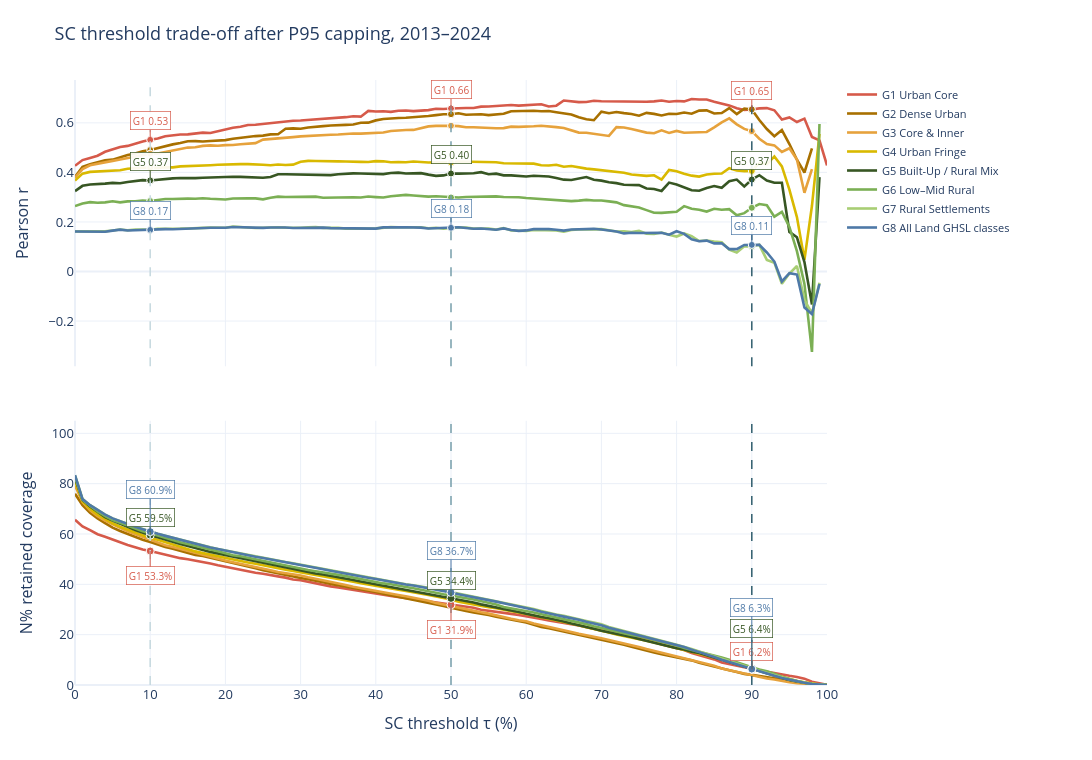

Source (notebook cell):
### Code cell
INTRO = pd.DataFrame(intro_rows)
INTRO.to_csv(
    OUT / 'reliability_conditions_direct_dates_2013_2024.csv',
    index=False,
)

# Take the names directly from your existing RQ1 GROUPS definition.
GROUP_LABELS = {
    group_id: f'{group_id} {description}'
    for group_id, description, _ in GROUPS.values()
}
FIG2_SCALES = [f'G{i}' for i in range(1, 9)]
CHECKPOINTS = (10, 50, 90)

fig = make_subplots(
    rows=2,
    cols=1,
    shared_xaxes=True,
    vertical_spacing=.09,
    row_heights=[.52, .48],
)

for scale in FIG2_SCALES:
    q = INTRO[INTRO.scale == scale].sort_values('tau')
    checkpoints = q[q.tau.isin(CHECKPOINTS)]

    fig.add_trace(
        go.Scatter(
            x=q.tau,
            y=q.r,                 # no added 30-pair cutoff
            mode='lines',
            name=GROUP_LABELS[scale],
            line=dict(color=COLOR[scale], width=2.6),
        ),
        row=1,
        col=1,
    )

    # Checkpoint dots for every G1–G8 correlation curve.
    fig.add_trace(
        go.Scatter(
            x=checkpoints.tau,
            y=checkpoints.r,
            customdata=checkpoints.n_pairs,
            mode='markers',
            showlegend=False,
            marker=dict(
                color=COLOR[scale],
                size=7,
                line=dict(color='white', width=1),
            ),
            hovertemplate=(
                f'{GROUP_LABELS[scale]}<br>'
                'τ=%{x}%<br>r=%{y:.2f}<br>'
                'Paired dates=%{customdata}<extra></extra>'
            ),
        ),
        row=1,
        col=1,
    )

    fig.add_trace(
        go.Scatter(
            x=q.tau,
            y=q.n_pct,
            mode='lines',
            name=GROUP_LABELS[scale],
            showlegend=False,
            line=dict(color=COLOR[scale], width=2.6),
        ),
        row=2,
        col=1,
    )

# The guides become darker as the SC threshold increases.
CHECKPOINT_COLORS = {
    10: '#C6D9DF',
    50: '#779EAA',
    90: '#315E6D',
}
for tau, guide_color in CHECKPOINT_COLORS.items():
    for row in (1, 2):
        fig.add_vline(
            x=tau,
            row=row,
            col=1,
            line_dash='dash',
            line_width=1.5,
            line_color=guide_color,
        )

# Label the three representative curves at each checkpoint.
# All eight curves still have checkpoint dots and full names in the legend.
BOTTOM_OFFSETS = {
    10: {'G1': 25, 'G5': -18, 'G8': -42},
    50: {'G1': 25, 'G5': -18, 'G8': -42},
    90: {'G1': -18, 'G5': -40, 'G8': -62},
}

for tau in CHECKPOINTS:
    for scale in ('G1', 'G5', 'G8'):
        point = INTRO[
            (INTRO.scale == scale) & (INTRO.tau == tau)
        ]
        if point.empty:
            continue

        r = float(point.r.iloc[0])
        retained = float(point.n_pct.iloc[0])

        if np.isfinite(r):
            fig.add_annotation(
                x=tau,
                y=r,
                text=f'{scale} {r:.2f}',
                showarrow=True,
                arrowhead=0,
                arrowwidth=1,
                arrowcolor=COLOR[scale],
                ax=0,
                ay=-19,
                bgcolor='rgba(255,255,255,.92)',
                bordercolor=COLOR[scale],
                borderwidth=.7,
                borderpad=2,
                font=dict(color=COLOR[scale], size=10),
                row=1,
                col=1,
            )

        fig.add_trace(
            go.Scatter(
                x=[tau],
                y=[retained],
                mode='markers',
                showlegend=False,
                marker=dict(
                    color=COLOR[scale],
                    size=8,
                    line=dict(color='white', width=1),
                ),
            ),
            row=2,
            col=1,
        )
        fig.add_annotation(
            x=tau,
            y=retained,
            text=f'{scale} {retained:.1f}%',
            showarrow=True,
            arrowhead=0,
            arrowwidth=1,
            arrowcolor=COLOR[scale],
            ax=0,
            ay=BOTTOM_OFFSETS[tau][scale],
            bgcolor='rgba(255,255,255,.92)',
            bordercolor=COLOR[scale],
            borderwidth=.7,
            borderpad=2,
            font=dict(color=COLOR[scale], size=10),
            row=2,
            col=1,
        )

fig.update_xaxes(
    title_text='SC threshold τ (%)',
    range=[0, 100],
    dtick=10,
    row=2,
    col=1,
)
fig.update_yaxes(title_text='Pearson r', row=1, col=1)
fig.update_yaxes(
    title_text='N% retained coverage',
    range=[0, 105],
    row=2,
    col=1,
)
fig.update_layout(
    template='plotly_white',
    width=1250,
    height=760,
    title='SC threshold trade-off after P95 capping, 2013–2024',
    legend=dict(
        orientation='v',
        x=1.02,
        y=1,
        font=dict(size=11),
    ),
    paper_bgcolor='rgba(0,0,0,0)',
    margin=dict(l=75, r=265, t=80, b=75),
    font=dict(color='#233B60', size=13),
)
save_fig(fig, 'fig_02_sc_tradeoff_2013_2024')

### Figure 1 — Plotly figure (JSON) as saved in the notebook; plotly's stock layout.template omitted (floating-point values rounded to 4 significant figures)
{"data": [{"line": {"color": "#D65A4A", "width": 2.6}, "mode": "lines", "name": "G1 Urban Core", "type": "scatter", "x": [0, 1, 2, 3, 4, 5, 6, 7, 8, 9, 10, 11, 12, 13, 14, 15, 16, 17, 18, 19, 20, 21, 22, 23, 24, 25, 26, 27, 28, 29, 30, 31, 32, 33, 34, 35, 36, 37, 38, 39, 40, 41, 42, 43, 44, 45, 46, 47, 48, 49, 50, 51, 52, 53, 54, 55, 56, 57, 58, 59, 60, 61, 62, 63, 64, 65, 66, 67, 68, 69, 70, 71, 72, 73, 74, 75, 76, 77, 78, 79, 80, 81, 82, 83, 84, 85, 86, 87, 88, 89, 90, 91, 92, 93, 94, 95, 96, 97, 98, 99, 100], "xaxis": "x", "y": [0.4265, 0.4497, 0.4586, 0.4674, 0.4833, 0.4938, 0.5027, 0.507, 0.517, 0.5249, 0.5315, 0.5371, 0.546, 0.5506, 0.5531, 0.5534, 0.5557, 0.5604, 0.5592, 0.5672, 0.5736, 0.5805, 0.5842, 0.5915, 0.5923, 0.5959, 0.5979, 0.6011, 0.6049, 0.6085, 0.6095, 0.6114, 0.6141, 0.6169, 0.6178, 0.6181, 0.6229, 0.6267, 0.625, 0.6482, 0.6459, 0.6471, 0.6442, 0.6491, 0.6499, 0.6473, 0.6479, 0.6515, 0.657, 0.6558, 0.6579, 0.6599, 0.6601, 0.6599, 0.6653, 0.6658, 0.6686, 0.6712, 0.6718, 0.6697, 0.6711, 0.6752, 0.6753, 0.666, 0.6693, 0.6901, 0.6875, 0.6837, 0.6844, 0.6892, 0.6871, 0.6869, 0.6844, 0.6857, 0.6855, 0.6835, 0.685, 0.6866, 0.6901, 0.6852, 0.6885, 0.6865, 0.6964, 0.694, 0.6941, 0.6849, 0.6784, 0.6705, 0.6592, 0.6521, 0.6538, 0.6585, 0.6595, 0.6507, 0.6132, 0.6219, 0.6034, 0.617, 0.5427, 0.5293, 0.4283], "yaxis": "y"}, {"customdata": [2334, 1397, 273], "hovertemplate": "G1 Urban Core<br>τ=%{x}%<br>r=%{y:.2f}<br>Paired dates=%{customdata}<extra></extra>", "marker": {"color": "#D65A4A", "line": {"color": "white", "width": 1}, "size": 7}, "mode": "markers", "showlegend": false, "type": "scatter", "x": [10, 50, 90], "xaxis": "x", "y": [0.5315, 0.6579, 0.6538], "yaxis": "y"}, {"line": {"color": "#D65A4A", "width": 2.6}, "mode": "lines", "name": "G1 Urban Core", "showlegend": false, "type": "scatter", "x": [0, 1, 2, 3, 4, 5, 6, 7, 8, 9, 10, 11, 12, 13, 14, 15, 16, 17, 18, 19, 20, 21, 22, 23, 24, 25, 26, 27, 28, 29, 30, 31, 32, 33, 34, 35, 36, 37, 38, 39, 40, 41, 42, 43, 44, 45, 46, 47, 48, 49, 50, 51, 52, 53, 54, 55, 56, 57, 58, 59, 60, 61, 62, 63, 64, 65, 66, 67, 68, 69, 70, 71, 72, 73, 74, 75, 76, 77, 78, 79, 80, 81, 82, 83, 84, 85, 86, 87, 88, 89, 90, 91, 92, 93, 94, 95, 96, 97, 98, 99, 100], "xaxis": "x2", "y": [65.66, 63.02, 61.51, 59.91, 58.93, 57.79, 56.72, 55.65, 54.76, 53.8, 53.25, 52.5, 51.88, 50.95, 50.4, 49.99, 49.46, 48.73, 48.28, 47.55, 46.93, 46.25, 45.77, 44.95, 44.63, 44.17, 43.78, 43.17, 42.66, 41.93, 41.59, 40.98, 40.41, 39.65, 39.2, 38.74, 38.28, 37.83, 37.51, 36.96, 36.62, 35.87, 35.34, 34.91, 34.52, 33.97, 33.65, 33.11, 32.74, 32.24, 31.87, 31.49, 30.98, 30.66, 29.91, 29.57, 28.98, 28.63, 28.27, 27.86, 27.4, 26.88, 26.21, 25.67, 25.23, 24.85, 24.16, 23.64, 22.88, 22.31, 21.7, 21.04, 20.37, 19.71, 19.03, 18.55, 17.8, 17.29, 16.22, 15.49, 14.6, 13.89, 12.71, 11.82, 11.02, 10.18, 8.966, 8.328, 7.461, 6.822, 6.229, 5.795, 5.202, 4.791, 4.084, 3.673, 3.194, 2.533, 1.323, 0.5932, 0.1141], "yaxis": "y2"}, {"line": {"color": "#A87000", "width": 2.6}, "mode": "lines", "name": "G2 Dense Urban", "type": "scatter", "x": [0, 1, 2, 3, 4, 5, 6, 7, 8, 9, 10, 11, 12, 13, 14, 15, 16, 17, 18, 19, 20, 21, 22, 23, 24, 25, 26, 27, 28, 29, 30, 31, 32, 33, 34, 35, 36, 37, 38, 39, 40, 41, 42, 43, 44, 45, 46, 47, 48, 49, 50, 51, 52, 53, 54, 55, 56, 57, 58, 59, 60, 61, 62, 63, 64, 65, 66, 67, 68, 69, 70, 71, 72, 73, 74, 75, 76, 77, 78, 79, 80, 81, 82, 83, 84, 85, 86, 87, 88, 89, 90, 91, 92, 93, 94, 95, 96, 97, 98, 99, 100], "xaxis": "x", "y": [0.3816, 0.4222, 0.4326, 0.4407, 0.4485, 0.4516, 0.4611, 0.4705, 0.4763, 0.4855, 0.4903, 0.4987, 0.5065, 0.5131, 0.5187, 0.5258, 0.5261, 0.5246, 0.5269, 0.528, 0.5303, 0.536, 0.5404, 0.5441, 0.5466, 0.5484, 0.5533, 0.5541, 0.576, 0.5775, 0.5764, 0.5815, 0.5853, 0.5868, 0.5892, 0.5919, 0.5919, 0.5935, 0.6003, 0.6008, 0.61, 0.6154, 0.6189, 0.6198, 0.6208, 0.6226, 0.6263, 0.6276, 0.6313, 0.6349, 0.6349, 0.6387, 0.6329, 0.6335, 0.6345, 0.6312, 0.6333, 0.6364, 0.6471, 0.6479, 0.6458, 0.6486, 0.6469, 0.6478, 0.643, 0.6394, 0.634, 0.6227, 0.6145, 0.6105, 0.6453, 0.6389, 0.6438, 0.6392, 0.6357, 0.6287, 0.6404, 0.6362, 0.6299, 0.6369, 0.636, 0.6416, 0.6366, 0.6495, 0.6506, 0.6379, 0.6398, 0.6595, 0.6352, 0.6573, 0.6543, 0.6115, 0.5751, 0.546, 0.5709, 0.5145, 0.4511, 0.3996, 0.4967, NaN, NaN], "yaxis": "y"}, {"customdata": [2490, 1346, 176], "hovertemplate": "G2 Dense Urban<br>τ=%{x}%<br>r=%{y:.2f}<br>Paired dates=%{customdata}<extra></extra>", "marker": {"color": "#A87000", "line": {"color": "white", "width": 1}, "size": 7}, "mode": "markers", "showlegend": false, "type": "scatter", "x": [10, 50, 90], "xaxis": "x", "y": [0.4903, 0.6349, 0.6543], "yaxis": "y"}, {"line": {"color": "#A87000", "width": 2.6}, "mode": "lines", "name": "G2 Dense Urban", "showlegend": false, "type": "scatter", "x": [0, 1, 2, 3, 4, 5, 6, 7, 8, 9, 10, 11, 12, 13, 14, 15, 16, 17, 18, 19, 20, 21, 22, 23, 24, 25, 26, 27, 28, 29, 30, 31, 32, 33, 34, 35, 36, 37, 38, 39, 40, 41, 42, 43, 44, 45, 46, 47, 48, 49, 50, 51, 52, 53, 54, 55, 56, 57, 58, 59, 60, 61, 62, 63, 64, 65, 66, 67, 68, 69, 70, 71, 72, 73, 74, 75, 76, 77, 78, 79, 80, 81, 82, 83, 84, 85, 86, 87, 88, 89, 90, 91, 92, 93, 94, 95, 96, 97, 98, 99, 100], "xaxis": "x2", "y": [75.95, 71.48, 68.4, 66.19, 64.36, 62.51, 61.19, 59.94, 58.93, 57.72, 56.81, 55.69, 54.85, 54.16, 53.25, 52.48, 51.7, 51.22, 50.56, 49.76, 48.94, 48.35, 47.62, 47.0, 46.36, 45.59, 44.92, 44.26, 43.71, 43.24, 42.51, 42.0, 41.5, 40.84, 40.18, 39.63, 39.27, 38.74, 38.24, 37.65, 36.92, 36.23, 35.66, 35.0, 34.38, 33.9, 33.33, 32.67, 32.06, 31.42, 30.71, 30.18, 29.36, 28.82, 28.36, 27.83, 27.08, 26.53, 25.94, 25.39, 24.82, 23.98, 23.09, 22.52, 21.88, 21.22, 20.65, 19.78, 19.07, 18.66, 17.93, 17.32, 16.75, 16.02, 15.22, 14.4, 13.55, 12.89, 12.25, 11.68, 11.16, 10.43, 9.788, 8.83, 8.031, 7.415, 6.708, 5.818, 5.179, 4.426, 4.016, 3.514, 3.057, 2.533, 2.236, 1.62, 1.186, 0.7529, 0.4791, 0.09126, 0.02282], "yaxis": "y2"}, {"line": {"color": "#E6A23C", "width": 2.6}, "mode": "lines", "name": "G3 Core & Inner", "type": "scatter", "x": [0, 1, 2, 3, 4, 5, 6, 7, 8, 9, 10, 11, 12, 13, 14, 15, 16, 17, 18, 19, 20, 21, 22, 23, 24, 25, 26, 27, 28, 29, 30, 31, 32, 33, 34, 35, 36, 37, 38, 39, 40, 41, 42, 43, 44, 45, 46, 47, 48, 49, 50, 51, 52, 53, 54, 55, 56, 57, 58, 59, 60, 61, 62, 63, 64, 65, 66, 67, 68, 69, 70, 71, 72, 73, 74, 75, 76, 77, 78, 79, 80, 81, 82, 83, 84, 85, 86, 87, 88, 89, 90, 91, 92, 93, 94, 95, 96, 97, 98, 99, 100], "xaxis": "x", "y": [0.3784, 0.4135, 0.4289, 0.4355, 0.4407, 0.4465, 0.4519, 0.458, 0.4641, 0.4694, 0.4756, 0.4766, 0.4823, 0.4874, 0.4926, 0.5001, 0.5013, 0.507, 0.5091, 0.5073, 0.5099, 0.5104, 0.5139, 0.5151, 0.5182, 0.5322, 0.5341, 0.5366, 0.5394, 0.5424, 0.5455, 0.5477, 0.5484, 0.5508, 0.5522, 0.553, 0.5555, 0.5569, 0.5567, 0.5575, 0.5587, 0.5608, 0.5671, 0.5703, 0.5711, 0.5715, 0.5802, 0.5858, 0.5879, 0.5896, 0.5885, 0.5868, 0.5823, 0.5822, 0.5799, 0.5797, 0.578, 0.5788, 0.5848, 0.5839, 0.5844, 0.5861, 0.5885, 0.5868, 0.5827, 0.579, 0.5699, 0.5607, 0.5601, 0.5556, 0.5493, 0.5472, 0.5828, 0.581, 0.5753, 0.5694, 0.5605, 0.5583, 0.5701, 0.5595, 0.5675, 0.56, 0.5609, 0.5638, 0.5632, 0.5817, 0.6022, 0.6181, 0.594, 0.5756, 0.5666, 0.536, 0.5142, 0.509, 0.4826, 0.4974, 0.4523, 0.3178, 0.4131, NaN, NaN], "yaxis": "y"}, {"customdata": [2522, 1383, 164], "hovertemplate": "G3 Core & Inner<br>τ=%{x}%<br>r=%{y:.2f}<br>Paired dates=%{customdata}<extra></extra>", "marker": {"color": "#E6A23C", "line": {"color": "white", "width": 1}, "size": 7}, "mode": "markers", "showlegend": false, "type": "scatter", "x": [10, 50, 90], "xaxis": "x", "y": [0.4756, 0.5885, 0.5666], "yaxis": "y"}, {"line": {"color": "#E6A23C", "width": 2.6}, "mode": "lines", "name": "G3 Core & Inner", "showlegend": false, "type": "scatter", "x": [0, 1, 2, 3, 4, 5, 6, 7, 8, 9, 10, 11, 12, 13, 14, 15, 16, 17, 18, 19, 20, 21, 22, 23, 24, 25, 26, 27, 28, 29, 30, 31, 32, 33, 34, 35, 36, 37, 38, 39, 40, 41, 42, 43, 44, 45, 46, 47, 48, 49, 50, 51, 52, 53, 54, 55, 56, 57, 58, 59, 60, 61, 62, 63, 64, 65, 66, 67, 68, 69, 70, 71, 72, 73, 74, 75, 76, 77, 78, 79, 80, 81, 82, 83, 84, 85, 86, 87, 88, 89, 90, 91, 92, 93, 94, 95, 96, 97, 98, 99, 100], "xaxis": "x2", "y": [79.19, 72.74, 69.4, 67.12, 65.37, 63.75, 62.42, 61.03, 59.94, 58.75, 57.54, 56.7, 55.53, 54.87, 54.07, 53.25, 52.41, 51.63, 50.9, 50.19, 49.44, 48.76, 48.19, 47.62, 46.98, 46.22, 45.61, 44.88, 44.4, 44.08, 43.51, 42.78, 42.23, 41.64, 40.98, 40.47, 39.77, 39.04, 38.54, 38.08, 37.53, 36.89, 36.34, 35.8, 35.23, 34.68, 34.06, 33.45, 32.63, 31.96, 31.55, 30.85, 30.09, 29.52, 28.91, 28.36, 27.61, 27.04, 26.33, 25.74, 25.3, 24.39, 23.77, 23.16, 22.56, 21.93, 21.08, 20.35, 19.83, 19.03, 18.55, 17.89, 17.23, 16.43, 15.7, 15.13, 14.28, 13.53, 12.85, 12.0, 11.38, 10.59, 9.925, 9.24, 8.259, 7.62, 6.571, 5.909, 5.042, 4.403, 3.742, 3.149, 2.555, 2.19, 1.551, 1.072, 0.7301, 0.5019, 0.251, 0.06845, 0.02282], "yaxis": "y2"}, {"line": {"color": "#D9B900", "width": 2.6}, "mode": "lines", "name": "G4 Urban Fringe", "type": "scatter", "x": [0, 1, 2, 3, 4, 5, 6, 7, 8, 9, 10, 11, 12, 13, 14, 15, 16, 17, 18, 19, 20, 21, 22, 23, 24, 25, 26, 27, 28, 29, 30, 31, 32, 33, 34, 35, 36, 37, 38, 39, 40, 41, 42, 43, 44, 45, 46, 47, 48, 49, 50, 51, 52, 53, 54, 55, 56, 57, 58, 59, 60, 61, 62, 63, 64, 65, 66, 67, 68, 69, 70, 71, 72, 73, 74, 75, 76, 77, 78, 79, 80, 81, 82, 83, 84, 85, 86, 87, 88, 89, 90, 91, 92, 93, 94, 95, 96, 97, 98, 99, 100], "xaxis": "x", "y": [0.3676, 0.3951, 0.402, 0.4042, 0.4064, 0.4068, 0.4089, 0.4148, 0.4177, 0.419, 0.4189, 0.4183, 0.421, 0.4202, 0.4242, 0.4249, 0.4269, 0.4283, 0.4292, 0.4309, 0.4308, 0.431, 0.4333, 0.4335, 0.4329, 0.4307, 0.4286, 0.4316, 0.4301, 0.4313, 0.4427, 0.4464, 0.4458, 0.4458, 0.4473, 0.4445, 0.444, 0.4443, 0.4426, 0.4417, 0.4457, 0.4447, 0.4411, 0.4417, 0.441, 0.4443, 0.4407, 0.44, 0.4408, 0.4393, 0.4403, 0.4441, 0.443, 0.4437, 0.4421, 0.4425, 0.4408, 0.4368, 0.4364, 0.4383, 0.4374, 0.4352, 0.4291, 0.4276, 0.4309, 0.4231, 0.4259, 0.4193, 0.4153, 0.4123, 0.4094, 0.4046, 0.4034, 0.3987, 0.3918, 0.3875, 0.3861, 0.3884, 0.3707, 0.4099, 0.4047, 0.3946, 0.3869, 0.383, 0.3914, 0.3944, 0.3954, 0.4171, 0.4075, 0.4048, 0.4059, 0.4378, 0.4324, 0.4644, 0.4243, 0.3304, 0.2196, 0.04702, 0.2653, 0.5555, NaN], "yaxis": "y"}, {"customdata": [2561, 1490, 289], "hovertemplate": "G4 Urban Fringe<br>τ=%{x}%<br>r=%{y:.2f}<br>Paired dates=%{customdata}<extra></extra>", "marker": {"color": "#D9B900", "line": {"color": "white", "width": 1}, "size": 7}, "mode": "markers", "showlegend": false, "type": "scatter", "x": [10, 50, 90], "xaxis": "x", "y": [0.4189, 0.4403, 0.4059], "yaxis": "y"}, {"line": {"color": "#D9B900", "width": 2.6}, "mode": "lines", "name": "G4 Urban Fringe", "showlegend": false, "type": "scatter", "x": [0, 1, 2, 3, 4, 5, 6, 7, 8, 9, 10, 11, 12, 13, 14, 15, 16, 17, 18, 19, 20, 21, 22, 23, 24, 25, 26, 27, 28, 29, 30, 31, 32, 33, 34, 35, 36, 37, 38, 39, 40, 41, 42, 43, 44, 45, 46, 47, 48, 49, 50, 51, 52, 53, 54, 55, 56, 57, 58, 59, 60, 61, 62, 63, 64, 65, 66, 67, 68, 69, 70, 71, 72, 73, 74, 75, 76, 77, 78, 79, 80, 81, 82, 83, 84, 85, 86, 87, 88, 89, 90, 91, 92, 93, 94, 95, 96, 97, 98, 99, 100], "xaxis": "x2", "y": [81.02, 72.96, 70.04, 67.69, 65.96, 64.25, 62.9, 61.72, 60.55, 59.41, 58.43, 57.75, 56.76, 55.74, 54.89, 53.96, 53.09, 52.41, 51.77, 51.02, 50.58, 49.92, 49.37, 48.71, 48.16, 47.52, 47.02, 46.52, 45.84, 45.31, 44.81, 44.13, 43.71, 43.14, 42.6, 42.03, 41.5, 41.0, 40.45, 40.0, 39.49, 38.97, 38.54, 37.9, 37.35, 36.89, 36.3, 35.75, 35.14, 34.63, 33.99, 33.11, 32.49, 32.03, 31.51, 30.89, 30.5, 29.96, 29.48, 28.86, 28.36, 27.61, 26.97, 26.37, 25.76, 25.01, 24.44, 23.71, 22.91, 22.31, 21.72, 20.88, 20.05, 19.51, 18.98, 18.3, 17.59, 16.86, 16.13, 15.47, 14.78, 13.94, 13.37, 12.62, 11.91, 11.18, 10.34, 9.423, 8.601, 7.598, 6.594, 5.841, 4.974, 4.107, 3.08, 2.282, 1.597, 1.05, 0.5932, 0.2053, 0.02282], "yaxis": "y2"}, {"line": {"color": "#375623", "width": 2.6}, "mode": "lines", "name": "G5 Built-Up / Rural Mix", "type": "scatter", "x": [0, 1, 2, 3, 4, 5, 6, 7, 8, 9, 10, 11, 12, 13, 14, 15, 16, 17, 18, 19, 20, 21, 22, 23, 24, 25, 26, 27, 28, 29, 30, 31, 32, 33, 34, 35, 36, 37, 38, 39, 40, 41, 42, 43, 44, 45, 46, 47, 48, 49, 50, 51, 52, 53, 54, 55, 56, 57, 58, 59, 60, 61, 62, 63, 64, 65, 66, 67, 68, 69, 70, 71, 72, 73, 74, 75, 76, 77, 78, 79, 80, 81, 82, 83, 84, 85, 86, 87, 88, 89, 90, 91, 92, 93, 94, 95, 96, 97, 98, 99, 100], "xaxis": "x", "y": [0.3244, 0.3458, 0.3512, 0.3515, 0.3546, 0.3577, 0.3559, 0.3616, 0.3643, 0.3687, 0.3676, 0.3709, 0.374, 0.3757, 0.3777, 0.3764, 0.3767, 0.3782, 0.3797, 0.3782, 0.38, 0.3823, 0.3821, 0.3801, 0.3805, 0.3782, 0.3814, 0.3924, 0.3927, 0.3924, 0.3925, 0.3895, 0.39, 0.389, 0.3889, 0.3924, 0.3948, 0.3959, 0.3956, 0.3947, 0.3932, 0.3932, 0.3975, 0.3989, 0.3959, 0.395, 0.3971, 0.391, 0.3861, 0.3878, 0.3954, 0.3952, 0.396, 0.3967, 0.4009, 0.3927, 0.3951, 0.3879, 0.3878, 0.3846, 0.3835, 0.3867, 0.3853, 0.3834, 0.3777, 0.3707, 0.3691, 0.3763, 0.3814, 0.3703, 0.3668, 0.3599, 0.3566, 0.3502, 0.3485, 0.3486, 0.3349, 0.3327, 0.3251, 0.3588, 0.3512, 0.3382, 0.3278, 0.3262, 0.3374, 0.3449, 0.3379, 0.3647, 0.371, 0.3434, 0.3712, 0.3886, 0.3673, 0.3583, 0.3584, 0.1598, 0.1381, 0.03827, -0.1329, 0.3812, NaN], "yaxis": "y"}, {"customdata": [2609, 1508, 281], "hovertemplate": "G5 Built-Up / Rural Mix<br>τ=%{x}%<br>r=%{y:.2f}<br>Paired dates=%{customdata}<extra></extra>", "marker": {"color": "#375623", "line": {"color": "white", "width": 1}, "size": 7}, "mode": "markers", "showlegend": false, "type": "scatter", "x": [10, 50, 90], "xaxis": "x", "y": [0.3676, 0.3954, 0.3712], "yaxis": "y"}, {"line": {"color": "#375623", "width": 2.6}, "mode": "lines", "name": "G5 Built-Up / Rural Mix", "showlegend": false, "type": "scatter", "x": [0, 1, 2, 3, 4, 5, 6, 7, 8, 9, 10, 11, 12, 13, 14, 15, 16, 17, 18, 19, 20, 21, 22, 23, 24, 25, 26, 27, 28, 29, 30, 31, 32, 33, 34, 35, 36, 37, 38, 39, 40, 41, 42, 43, 44, 45, 46, 47, 48, 49, 50, 51, 52, 53, 54, 55, 56, 57, 58, 59, 60, 61, 62, 63, 64, 65, 66, 67, 68, 69, 70, 71, 72, 73, 74, 75, 76, 77, 78, 79, 80, 81, 82, 83, 84, 85, 86, 87, 88, 89, 90, 91, 92, 93, 94, 95, 96, 97, 98, 99, 100], "xaxis": "x2", "y": [82.27, 73.47, 70.93, 68.67, 66.74, 65.32, 63.95, 62.81, 61.58, 60.46, 59.53, 58.68, 57.65, 56.88, 56.06, 55.17, 54.41, 53.66, 52.89, 52.27, 51.56, 50.99, 50.33, 49.67, 48.98, 48.32, 47.71, 47.07, 46.5, 45.88, 45.4, 44.88, 44.28, 43.87, 43.39, 42.92, 42.23, 41.71, 41.14, 40.59, 40.13, 39.58, 39.08, 38.42, 37.85, 37.26, 36.87, 36.3, 35.59, 35.09, 34.41, 33.9, 33.47, 32.79, 32.03, 31.49, 30.76, 30.16, 29.64, 29.0, 28.27, 27.56, 27.04, 26.51, 26.01, 25.23, 24.44, 23.82, 23.2, 22.31, 21.56, 20.99, 20.31, 19.69, 19.07, 18.32, 17.55, 16.81, 16.11, 15.35, 14.6, 14.08, 13.21, 12.73, 11.86, 10.97, 10.13, 9.24, 8.236, 7.301, 6.411, 5.658, 4.746, 3.81, 2.829, 1.962, 1.415, 0.867, 0.4107, 0.1141, 0.02282], "yaxis": "y2"}, {"line": {"color": "#7BAF54", "width": 2.6}, "mode": "lines", "name": "G6 Low–Mid Rural", "type": "scatter", "x": [0, 1, 2, 3, 4, 5, 6, 7, 8, 9, 10, 11, 12, 13, 14, 15, 16, 17, 18, 19, 20, 21, 22, 23, 24, 25, 26, 27, 28, 29, 30, 31, 32, 33, 34, 35, 36, 37, 38, 39, 40, 41, 42, 43, 44, 45, 46, 47, 48, 49, 50, 51, 52, 53, 54, 55, 56, 57, 58, 59, 60, 61, 62, 63, 64, 65, 66, 67, 68, 69, 70, 71, 72, 73, 74, 75, 76, 77, 78, 79, 80, 81, 82, 83, 84, 85, 86, 87, 88, 89, 90, 91, 92, 93, 94, 95, 96, 97, 98, 99, 100], "xaxis": "x", "y": [0.2639, 0.2747, 0.28, 0.2776, 0.2789, 0.2835, 0.279, 0.2828, 0.2834, 0.2864, 0.2846, 0.2886, 0.2928, 0.2929, 0.295, 0.2942, 0.2934, 0.2957, 0.2936, 0.291, 0.2908, 0.2948, 0.2959, 0.2952, 0.295, 0.2913, 0.298, 0.3021, 0.3004, 0.3008, 0.3014, 0.2999, 0.3021, 0.2978, 0.2989, 0.2996, 0.3007, 0.2995, 0.2989, 0.3026, 0.3004, 0.2985, 0.304, 0.3054, 0.3092, 0.3067, 0.3043, 0.3022, 0.3035, 0.3019, 0.2989, 0.2989, 0.3007, 0.3017, 0.3027, 0.304, 0.3031, 0.3008, 0.301, 0.2998, 0.2965, 0.2943, 0.2925, 0.288, 0.2857, 0.2834, 0.284, 0.286, 0.2889, 0.2863, 0.2866, 0.2831, 0.2791, 0.2679, 0.2636, 0.2582, 0.2477, 0.2372, 0.2367, 0.24, 0.241, 0.2639, 0.2535, 0.2493, 0.2419, 0.2534, 0.249, 0.2515, 0.2271, 0.2355, 0.2571, 0.2722, 0.2677, 0.2215, 0.2404, 0.1798, 0.08213, -0.05018, -0.3248, 0.5954, NaN], "yaxis": "y"}, {"customdata": [2643, 1559, 310], "hovertemplate": "G6 Low–Mid Rural<br>τ=%{x}%<br>r=%{y:.2f}<br>Paired dates=%{customdata}<extra></extra>", "marker": {"color": "#7BAF54", "line": {"color": "white", "width": 1}, "size": 7}, "mode": "markers", "showlegend": false, "type": "scatter", "x": [10, 50, 90], "xaxis": "x", "y": [0.2846, 0.2989, 0.2571], "yaxis": "y"}, {"line": {"color": "#7BAF54", "width": 2.6}, "mode": "lines", "name": "G6 Low–Mid Rural", "showlegend": false, "type": "scatter", "x": [0, 1, 2, 3, 4, 5, 6, 7, 8, 9, 10, 11, 12, 13, 14, 15, 16, 17, 18, 19, 20, 21, 22, 23, 24, 25, 26, 27, 28, 29, 30, 31, 32, 33, 34, 35, 36, 37, 38, 39, 40, 41, 42, 43, 44, 45, 46, 47, 48, 49, 50, 51, 52, 53, 54, 55, 56, 57, 58, 59, 60, 61, 62, 63, 64, 65, 66, 67, 68, 69, 70, 71, 72, 73, 74, 75, 76, 77, 78, 79, 80, 81, 82, 83, 84, 85, 86, 87, 88, 89, 90, 91, 92, 93, 94, 95, 96, 97, 98, 99, 100], "xaxis": "x2", "y": [82.89, 73.58, 71.23, 68.93, 67.05, 65.53, 64.41, 63.29, 62.45, 61.12, 60.3, 59.37, 58.38, 57.45, 56.72, 56.01, 55.21, 54.55, 53.84, 53.14, 52.32, 51.59, 51.13, 50.51, 49.92, 49.26, 48.73, 47.91, 47.32, 46.66, 46.2, 45.68, 45.22, 44.65, 44.22, 43.76, 43.26, 42.66, 42.16, 41.5, 40.91, 40.36, 40.02, 39.36, 38.95, 38.42, 37.78, 37.23, 36.73, 36.07, 35.57, 35.16, 34.47, 33.97, 33.36, 32.65, 31.96, 31.03, 30.53, 29.93, 29.39, 28.82, 28.13, 27.49, 27.04, 26.26, 25.69, 24.96, 24.18, 23.39, 22.66, 21.95, 21.4, 20.72, 19.92, 19.37, 18.64, 17.8, 17.04, 16.54, 15.72, 14.74, 13.96, 13.46, 12.69, 11.84, 10.88, 9.993, 8.921, 7.985, 7.073, 6.16, 5.476, 4.472, 3.263, 2.396, 1.597, 0.8898, 0.4791, 0.1141, 0.02282], "yaxis": "y2"}, {"line": {"color": "#A8CE74", "width": 2.6}, "mode": "lines", "name": "G7 Rural Settlements", "type": "scatter", "x": [0, 1, 2, 3, 4, 5, 6, 7, 8, 9, 10, 11, 12, 13, 14, 15, 16, 17, 18, 19, 20, 21, 22, 23, 24, 25, 26, 27, 28, 29, 30, 31, 32, 33, 34, 35, 36, 37, 38, 39, 40, 41, 42, 43, 44, 45, 46, 47, 48, 49, 50, 51, 52, 53, 54, 55, 56, 57, 58, 59, 60, 61, 62, 63, 64, 65, 66, 67, 68, 69, 70, 71, 72, 73, 74, 75, 76, 77, 78, 79, 80, 81, 82, 83, 84, 85, 86, 87, 88, 89, 90, 91, 92, 93, 94, 95, 96, 97, 98, 99, 100], "xaxis": "x", "y": [0.1621, 0.1618, 0.1605, 0.1613, 0.1618, 0.1653, 0.1695, 0.1663, 0.1694, 0.1694, 0.1684, 0.1728, 0.1719, 0.1711, 0.173, 0.1738, 0.1762, 0.1761, 0.1772, 0.1784, 0.1768, 0.1818, 0.1788, 0.1769, 0.1758, 0.1768, 0.1781, 0.1786, 0.1771, 0.1761, 0.1764, 0.1782, 0.179, 0.176, 0.1758, 0.1767, 0.173, 0.1721, 0.1718, 0.1731, 0.1739, 0.1778, 0.179, 0.1783, 0.1788, 0.18, 0.1786, 0.1746, 0.1764, 0.1727, 0.176, 0.1786, 0.1775, 0.1732, 0.1734, 0.1737, 0.1693, 0.1753, 0.166, 0.1654, 0.1638, 0.1678, 0.1672, 0.1682, 0.1656, 0.1603, 0.1677, 0.1697, 0.1694, 0.1721, 0.171, 0.1665, 0.1616, 0.1627, 0.1595, 0.1643, 0.1522, 0.1513, 0.1573, 0.1481, 0.1411, 0.1536, 0.1426, 0.123, 0.125, 0.1206, 0.1182, 0.08856, 0.07618, 0.1016, 0.1013, 0.1076, 0.0468, 0.03568, -0.04934, -0.008032, 0.02227, -0.1143, -0.1692, -0.0455, NaN], "yaxis": "y"}, {"customdata": [2672, 1617, 291], "hovertemplate": "G7 Rural Settlements<br>τ=%{x}%<br>r=%{y:.2f}<br>Paired dates=%{customdata}<extra></extra>", "marker": {"color": "#A8CE74", "line": {"color": "white", "width": 1}, "size": 7}, "mode": "markers", "showlegend": false, "type": "scatter", "x": [10, 50, 90], "xaxis": "x", "y": [0.1684, 0.176, 0.1013], "yaxis": "y"}, {"line": {"color": "#A8CE74", "width": 2.6}, "mode": "lines", "name": "G7 Rural Settlements", "showlegend": false, "type": "scatter", "x": [0, 1, 2, 3, 4, 5, 6, 7, 8, 9, 10, 11, 12, 13, 14, 15, 16, 17, 18, 19, 20, 21, 22, 23, 24, 25, 26, 27, 28, 29, 30, 31, 32, 33, 34, 35, 36, 37, 38, 39, 40, 41, 42, 43, 44, 45, 46, 47, 48, 49, 50, 51, 52, 53, 54, 55, 56, 57, 58, 59, 60, 61, 62, 63, 64, 65, 66, 67, 68, 69, 70, 71, 72, 73, 74, 75, 76, 77, 78, 79, 80, 81, 82, 83, 84, 85, 86, 87, 88, 89, 90, 91, 92, 93, 94, 95, 96, 97, 98, 99, 100], "xaxis": "x2", "y": [83.32, 73.85, 71.46, 69.43, 67.72, 66.21, 65.05, 64.04, 62.92, 61.99, 60.96, 60.1, 59.27, 58.5, 57.56, 56.97, 56.03, 55.35, 54.71, 54.03, 53.43, 52.82, 52.27, 51.68, 51.08, 50.58, 50.03, 49.49, 48.89, 48.39, 47.82, 47.23, 46.75, 46.16, 45.52, 44.92, 44.54, 43.97, 43.3, 42.78, 42.23, 41.66, 41.04, 40.57, 40.06, 39.65, 39.2, 38.67, 38.12, 37.51, 36.89, 36.3, 35.75, 35.25, 34.59, 34.06, 33.36, 32.65, 32.08, 31.49, 30.73, 30.18, 29.43, 28.63, 27.99, 27.54, 26.76, 26.24, 25.46, 24.78, 24.09, 23.07, 22.31, 21.45, 20.65, 19.94, 19.35, 18.62, 17.64, 16.81, 16.04, 15.26, 14.35, 13.3, 12.39, 11.48, 10.43, 9.446, 8.533, 7.62, 6.639, 5.635, 4.677, 3.856, 3.034, 2.213, 1.551, 0.9354, 0.4335, 0.2282, 0.02282], "yaxis": "y2"}, {"line": {"color": "#4E79A7", "width": 2.6}, "mode": "lines", "name": "G8 All Land GHSL classes", "type": "scatter", "x": [0, 1, 2, 3, 4, 5, 6, 7, 8, 9, 10, 11, 12, 13, 14, 15, 16, 17, 18, 19, 20, 21, 22, 23, 24, 25, 26, 27, 28, 29, 30, 31, 32, 33, 34, 35, 36, 37, 38, 39, 40, 41, 42, 43, 44, 45, 46, 47, 48, 49, 50, 51, 52, 53, 54, 55, 56, 57, 58, 59, 60, 61, 62, 63, 64, 65, 66, 67, 68, 69, 70, 71, 72, 73, 74, 75, 76, 77, 78, 79, 80, 81, 82, 83, 84, 85, 86, 87, 88, 89, 90, 91, 92, 93, 94, 95, 96, 97, 98, 99, 100], "xaxis": "x", "y": [0.1615, 0.1612, 0.16, 0.1616, 0.1602, 0.1649, 0.169, 0.1656, 0.1673, 0.1682, 0.1677, 0.1721, 0.1712, 0.1707, 0.1724, 0.1738, 0.1759, 0.1761, 0.1765, 0.1768, 0.1766, 0.1796, 0.1786, 0.1762, 0.1746, 0.1763, 0.1776, 0.1784, 0.1778, 0.1753, 0.1759, 0.1788, 0.1765, 0.1771, 0.1752, 0.1747, 0.1728, 0.1715, 0.1718, 0.1735, 0.1731, 0.178, 0.1794, 0.1781, 0.1784, 0.1791, 0.177, 0.1733, 0.1746, 0.1758, 0.1763, 0.1786, 0.1753, 0.1726, 0.1737, 0.1709, 0.1686, 0.1738, 0.1673, 0.1641, 0.1658, 0.1709, 0.1719, 0.1708, 0.1688, 0.1652, 0.1693, 0.171, 0.171, 0.1722, 0.1695, 0.1665, 0.1612, 0.1537, 0.1563, 0.1555, 0.1566, 0.1564, 0.156, 0.1485, 0.1624, 0.1518, 0.1303, 0.1221, 0.1245, 0.1135, 0.1137, 0.09048, 0.0902, 0.1071, 0.1074, 0.1077, 0.07674, 0.04017, -0.04025, -0.006985, -0.01244, -0.1457, -0.1721, -0.05055, NaN], "yaxis": "y"}, {"customdata": [2670, 1610, 278], "hovertemplate": "G8 All Land GHSL classes<br>τ=%{x}%<br>r=%{y:.2f}<br>Paired dates=%{customdata}<extra></extra>", "marker": {"color": "#4E79A7", "line": {"color": "white", "width": 1}, "size": 7}, "mode": "markers", "showlegend": false, "type": "scatter", "x": [10, 50, 90], "xaxis": "x", "y": [0.1677, 0.1763, 0.1074], "yaxis": "y"}, {"line": {"color": "#4E79A7", "width": 2.6}, "mode": "lines", "name": "G8 All Land GHSL classes", "showlegend": false, "type": "scatter", "x": [0, 1, 2, 3, 4, 5, 6, 7, 8, 9, 10, 11, 12, 13, 14, 15, 16, 17, 18, 19, 20, 21, 22, 23, 24, 25, 26, 27, 28, 29, 30, 31, 32, 33, 34, 35, 36, 37, 38, 39, 40, 41, 42, 43, 44, 45, 46, 47, 48, 49, 50, 51, 52, 53, 54, 55, 56, 57, 58, 59, 60, 61, 62, 63, 64, 65, 66, 67, 68, 69, 70, 71, 72, 73, 74, 75, 76, 77, 78, 79, 80, 81, 82, 83, 84, 85, 86, 87, 88, 89, 90, 91, 92, 93, 94, 95, 96, 97, 98, 99, 100], "xaxis": "x2", "y": [83.37, 73.85, 71.44, 69.43, 67.69, 66.19, 65.02, 63.97, 62.9, 61.92, 60.92, 60.07, 59.25, 58.48, 57.56, 56.88, 55.99, 55.35, 54.67, 54.0, 53.37, 52.64, 52.13, 51.61, 50.95, 50.49, 49.97, 49.4, 48.89, 48.28, 47.78, 47.11, 46.63, 46.0, 45.4, 44.79, 44.4, 43.78, 43.21, 42.62, 42.14, 41.55, 40.89, 40.38, 39.9, 39.54, 39.01, 38.58, 38.03, 37.26, 36.73, 36.09, 35.52, 35.07, 34.36, 33.9, 33.13, 32.44, 31.87, 31.17, 30.53, 29.93, 29.11, 28.36, 27.83, 27.17, 26.72, 25.96, 25.17, 24.57, 23.75, 22.75, 21.97, 21.13, 20.51, 19.74, 19.1, 18.23, 17.43, 16.59, 15.79, 15.1, 14.05, 13.14, 12.21, 11.09, 10.06, 9.103, 8.259, 7.301, 6.343, 5.384, 4.449, 3.628, 2.806, 2.076, 1.437, 0.867, 0.4107, 0.2053, 0.02282], "yaxis": "y2"}, {"marker": {"color": "#D65A4A", "line": {"color": "white", "width": 1}, "size": 8}, "mode": "markers", "showlegend": false, "type": "scatter", "x": [10], "xaxis": "x2", "y": [53.25], "yaxis": "y2"}, {"marker": {"color": "#375623", "line": {"color": "white", "width": 1}, "size": 8}, "mode": "markers", "showlegend": false, "type": "scatter", "x": [10], "xaxis": "x2", "y": [59.53], "yaxis": "y2"}, {"marker": {"color": "#4E79A7", "line": {"color": "white", "width": 1}, "size": 8}, "mode": "markers", "showlegend": false, "type": "scatter", "x": [10], "xaxis": "x2", "y": [60.92], "yaxis": "y2"}, {"marker": {"color": "#D65A4A", "line": {"color": "white", "width": 1}, "size": 8}, "mode": "markers", "showlegend": false, "type": "scatter", "x": [50], "xaxis": "x2", "y": [31.87], "yaxis": "y2"}, {"marker": {"color": "#375623", "line": {"color": "white", "width": 1}, "size": 8}, "mode": "markers", "showlegend": false, "type": "scatter", "x": [50], "xaxis": "x2", "y": [34.41], "yaxis": "y2"}, {"marker": {"color": "#4E79A7", "line": {"color": "white", "width": 1}, "size": 8}, "mode": "markers", "showlegend": false, "type": "scatter", "x": [50], "xaxis": "x2", "y": [36.73], "yaxis": "y2"}, {"marker": {"color": "#D65A4A", "line": {"color": "white", "width": 1}, "size": 8}, "mode": "markers", "showlegend": false, "type": "scatter", "x": [90], "xaxis": "x2", "y": [6.229], "yaxis": "y2"}, {"marker": {"color": "#375623", "line": {"color": "white", "width": 1}, "size": 8}, "mode": "markers", "showlegend": false, "type": "scatter", "x": [90], "xaxis": "x2", "y": [6.411], "yaxis": "y2"}, {"marker": {"color": "#4E79A7", "line": {"color": "white", "width": 1}, "size": 8}, "mode": "markers", "showlegend": false, "type": "scatter", "x": [90], "xaxis": "x2", "y": [6.343], "yaxis": "y2"}], "layout": {"annotations": [{"arrowcolor": "#D65A4A", "arrowhead": 0, "arrowwidth": 1, "ax": 0, "ay": -19, "bgcolor": "rgba(255,255,255,.92)", "bordercolor": "#D65A4A", "borderpad": 2, "borderwidth": 0.7, "font": {"color": "#D65A4A", "size": 10}, "showarrow": true, "text": "G1 0.53", "x": 10, "xref": "x", "y": 0.5315, "yref": "y"}, {"arrowcolor": "#D65A4A", "arrowhead": 0, "arrowwidth": 1, "ax": 0, "ay": 25, "bgcolor": "rgba(255,255,255,.92)", "bordercolor": "#D65A4A", "borderpad": 2, "borderwidth": 0.7, "font": {"color": "#D65A4A", "size": 10}, "showarrow": true, "text": "G1 53.3%", "x": 10, "xref": "x2", "y": 53.25, "yref": "y2"}, {"arrowcolor": "#375623", "arrowhead": 0, "arrowwidth": 1, "ax": 0, "ay": -19, "bgcolor": "rgba(255,255,255,.92)", "bordercolor": "#375623", "borderpad": 2, "borderwidth": 0.7, "font": {"color": "#375623", "size": 10}, "showarrow": true, "text": "G5 0.37", "x": 10, "xref": "x", "y": 0.3676, "yref": "y"}, {"arrowcolor": "#375623", "arrowhead": 0, "arrowwidth": 1, "ax": 0, "ay": -18, "bgcolor": "rgba(255,255,255,.92)", "bordercolor": "#375623", "borderpad": 2, "borderwidth": 0.7, "font": {"color": "#375623", "size": 10}, "showarrow": true, "text": "G5 59.5%", "x": 10, "xref": "x2", "y": 59.53, "yref": "y2"}, {"arrowcolor": "#4E79A7", "arrowhead": 0, "arrowwidth": 1, "ax": 0, "ay": -19, "bgcolor": "rgba(255,255,255,.92)", "bordercolor": "#4E79A7", "borderpad": 2, "borderwidth": 0.7, "font": {"color": "#4E79A7", "size": 10}, "showarrow": true, "text": "G8 0.17", "x": 10, "xref": "x", "y": 0.1677, "yref": "y"}, {"arrowcolor": "#4E79A7", "arrowhead": 0, "arrowwidth": 1, "ax": 0, "ay": -42, "bgcolor": "rgba(255,255,255,.92)", "bordercolor": "#4E79A7", "borderpad": 2, "borderwidth": 0.7, "font": {"color": "#4E79A7", "size": 10}, "showarrow": true, "text": "G8 60.9%", "x": 10, "xref": "x2", "y": 60.92, "yref": "y2"}, {"arrowcolor": "#D65A4A", "arrowhead": 0, "arrowwidth": 1, "ax": 0, "ay": -19, "bgcolor": "rgba(255,255,255,.92)", "bordercolor": "#D65A4A", "borderpad": 2, "borderwidth": 0.7, "font": {"color": "#D65A4A", "size": 10}, "showarrow": true, "text": "G1 0.66", "x": 50, "xref": "x", "y": 0.6579, "yref": "y"}, {"arrowcolor": "#D65A4A", "arrowhead": 0, "arrowwidth": 1, "ax": 0, "ay": 25, "bgcolor": "rgba(255,255,255,.92)", "bordercolor": "#D65A4A", "borderpad": 2, "borderwidth": 0.7, "font": {"color": "#D65A4A", "size": 10}, "showarrow": true, "text": "G1 31.9%", "x": 50, "xref": "x2", "y": 31.87, "yref": "y2"}, {"arrowcolor": "#375623", "arrowhead": 0, "arrowwidth": 1, "ax": 0, "ay": -19, "bgcolor": "rgba(255,255,255,.92)", "bordercolor": "#375623", "borderpad": 2, "borderwidth": 0.7, "font": {"color": "#375623", "size": 10}, "showarrow": true, "text": "G5 0.40", "x": 50, "xref": "x", "y": 0.3954, "yref": "y"}, {"arrowcolor": "#375623", "arrowhead": 0, "arrowwidth": 1, "ax": 0, "ay": -18, "bgcolor": "rgba(255,255,255,.92)", "bordercolor": "#375623", "borderpad": 2, "borderwidth": 0.7, "font": {"color": "#375623", "size": 10}, "showarrow": true, "text": "G5 34.4%", "x": 50, "xref": "x2", "y": 34.41, "yref": "y2"}, {"arrowcolor": "#4E79A7", "arrowhead": 0, "arrowwidth": 1, "ax": 0, "ay": -19, "bgcolor": "rgba(255,255,255,.92)", "bordercolor": "#4E79A7", "borderpad": 2, "borderwidth": 0.7, "font": {"color": "#4E79A7", "size": 10}, "showarrow": true, "text": "G8 0.18", "x": 50, "xref": "x", "y": 0.1763, "yref": "y"}, {"arrowcolor": "#4E79A7", "arrowhead": 0, "arrowwidth": 1, "ax": 0, "ay": -42, "bgcolor": "rgba(255,255,255,.92)", "bordercolor": "#4E79A7", "borderpad": 2, "borderwidth": 0.7, "font": {"color": "#4E79A7", "size": 10}, "showarrow": true, "text": "G8 36.7%", "x": 50, "xref": "x2", "y": 36.73, "yref": "y2"}, {"arrowcolor": "#D65A4A", "arrowhead": 0, "arrowwidth": 1, "ax": 0, "ay": -19, "bgcolor": "rgba(255,255,255,.92)", "bordercolor": "#D65A4A", "borderpad": 2, "borderwidth": 0.7, "font": {"color": "#D65A4A", "size": 10}, "showarrow": true, "text": "G1 0.65", "x": 90, "xref": "x", "y": 0.6538, "yref": "y"}, {"arrowcolor": "#D65A4A", "arrowhead": 0, "arrowwidth": 1, "ax": 0, "ay": -18, "bgcolor": "rgba(255,255,255,.92)", "bordercolor": "#D65A4A", "borderpad": 2, "borderwidth": 0.7, "font": {"color": "#D65A4A", "size": 10}, "showarrow": true, "text": "G1 6.2%", "x": 90, "xref": "x2", "y": 6.229, "yref": "y2"}, {"arrowcolor": "#375623", "arrowhead": 0, "arrowwidth": 1, "ax": 0, "ay": -19, "bgcolor": "rgba(255,255,255,.92)", "bordercolor": "#375623", "borderpad": 2, "borderwidth": 0.7, "font": {"color": "#375623", "size": 10}, "showarrow": true, "text": "G5 0.37", "x": 90, "xref": "x", "y": 0.3712, "yref": "y"}, {"arrowcolor": "#375623", "arrowhead": 0, "arrowwidth": 1, "ax": 0, "ay": -40, "bgcolor": "rgba(255,255,255,.92)", "bordercolor": "#375623", "borderpad": 2, "borderwidth": 0.7, "font": {"color": "#375623", "size": 10}, "showarrow": true, "text": "G5 6.4%", "x": 90, "xref": "x2", "y": 6.411, "yref": "y2"}, {"arrowcolor": "#4E79A7", "arrowhead": 0, "arrowwidth": 1, "ax": 0, "ay": -19, "bgcolor": "rgba(255,255,255,.92)", "bordercolor": "#4E79A7", "borderpad": 2, "borderwidth": 0.7, "font": {"color": "#4E79A7", "size": 10}, "showarrow": true, "text": "G8 0.11", "x": 90, "xref": "x", "y": 0.1074, "yref": "y"}, {"arrowcolor": "#4E79A7", "arrowhead": 0, "arrowwidth": 1, "ax": 0, "ay": -62, "bgcolor": "rgba(255,255,255,.92)", "bordercolor": "#4E79A7", "borderpad": 2, "borderwidth": 0.7, "font": {"color": "#4E79A7", "size": 10}, "showarrow": true, "text": "G8 6.3%", "x": 90, "xref": "x2", "y": 6.343, "yref": "y2"}], "font": {"color": "#233B60", "size": 13}, "height": 760, "legend": {"font": {"size": 11}, "orientation": "v", "x": 1.02, "y": 1}, "margin": {"b": 75, "l": 75, "r": 265, "t": 80}, "paper_bgcolor": "rgba(0,0,0,0)", "shapes": [{"line": {"color": "#C6D9DF", "dash": "dash", "width": 1.5}, "type": "line", "x0": 10, "x1": 10, "xref": "x", "y0": 0, "y1": 1, "yref": "y domain"}, {"line": {"color": "#C6D9DF", "dash": "dash", "width": 1.5}, "type": "line", "x0": 10, "x1": 10, "xref": "x2", "y0": 0, "y1": 1, "yref": "y2 domain"}, {"line": {"color": "#779EAA", "dash": "dash", "width": 1.5}, "type": "line", "x0": 50, "x1": 50, "xref": "x", "y0": 0, "y1": 1, "yref": "y domain"}, {"line": {"color": "#779EAA", "dash": "dash", "width": 1.5}, "type": "line", "x0": 50, "x1": 50, "xref": "x2", "y0": 0, "y1": 1, "yref": "y2 domain"}, {"line": {"color": "#315E6D", "dash": "dash", "width": 1.5}, "type": "line", "x0": 90, "x1": 90, "xref": "x", "y0": 0, "y1": 1, "yref": "y domain"}, {"line": {"color": "#315E6D", "dash": "dash", "width": 1.5}, "type": "line", "x0": 90, "x1": 90, "xref": "x2", "y0": 0, "y1": 1, "yref": "y2 domain"}], "title": {"text": "SC threshold trade-off after P95 capping, 2013–2024"}, "width": 1250, "xaxis": {"anchor": "y", "domain": [0, 1], "matches": "x2", "showticklabels": false}, "xaxis2": {"anchor": "y2", "domain": [0, 1], "dtick": 10, "range": [0, 100], "title": {"text": "SC threshold τ (%)"}}, "yaxis": {"anchor": "x", "domain": [0.5268, 1], "title": {"text": "Pearson r"}}, "yaxis2": {"anchor": "x2", "domain": [0, 0.4368], "range": [0, 105], "title": {"text": "N% retained coverage"}}}}
